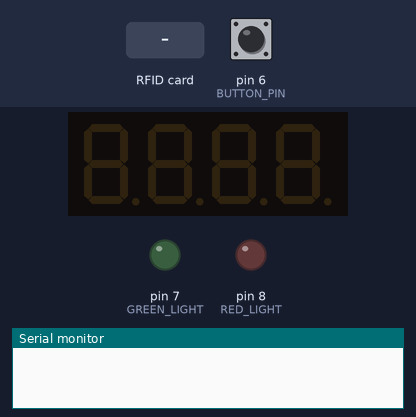
Bench run of a sketch on a simulated Arduino Uno, built with avr-gcc and run on an emulated ATmega328P. Shown: 4-digit seven-segment display, output pins drawn as LEDs (lit = HIGH), the last lines printed to the serial monitor. Dashed ring = blinking. Inputs (shaded band) come from the test bench; at power-on: pin 6 (BUTTON_PIN) LOW. Pins used as bus, display or sensor lines are not drawn.

Above: at 1.2 s.
1.3 s: pin 6 (BUTTON_PIN) pulled HIGH for 3.2 s
At 2.2 s:
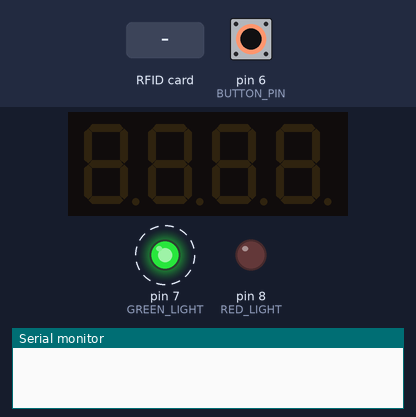
6.0 s: RFID card 12 34 98 0D held to the reader
7.5 s: RFID card 12 34 98 0D held to the reader
At 8.2 s:
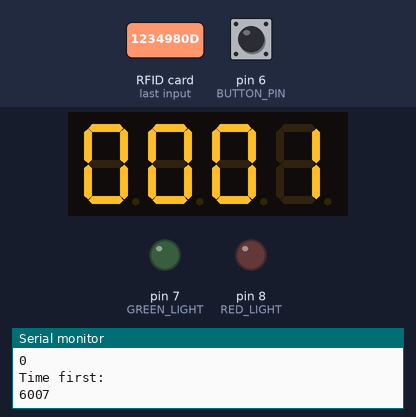
10.5 s: pin 6 (BUTTON_PIN) pulled HIGH for 3.2 s
At 13.4 s:
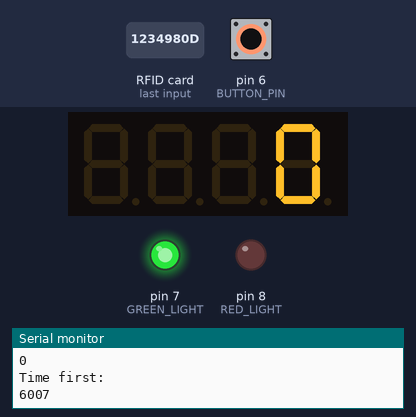
Timing chart, 0 to 15.1 s (numbered marks = the images above; inputs shaded):
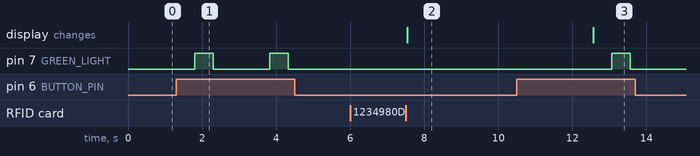

Measured:
- after the input at 1.3 s, pin 7 (GREEN_LIGHT): alternates HIGH for 0.50 s and LOW for 1.5 s, starting after 0.50 s
- after the input at 7.5 s, the display: changes after 0.05 s (image 2)
- after the input at 10.5 s, pin 7 (GREEN_LIGHT): LOW → HIGH after 2.6 s, → LOW 0.50 s later

The sketch:

RFID_FINAL.ino
```cpp
#include "SPI.h"
#include "MFRC522.h"
#include <TM1637Display.h>

#define SS_PIN 10
#define RST_PIN 9
#define RED_LIGHT 8
#define GREEN_LIGHT 7
#define BUTTON_PIN 6
#define LIGHTS_TIME 500


const int CLK = 4; //Set the CLK pin connection to the display
const int DIO = 3 ; //Set the DIO pin connection to the display
long minute = 60000; // 60000 milliseconds in a minute
long second =  1000; // 1000 milliseconds in a second

int buttonState = 0;
unsigned long startTimeFirst = 0;
unsigned long startTimeSecond = 0;
int carsCount = 0;
int NumStep =0;

TM1637Display display(CLK, DIO);
MFRC522 rfid(SS_PIN, RST_PIN);

MFRC522::MIFARE_Key key;

void setup() {
  Serial.begin(9600);
  SPI.begin();
  pinMode(RED_LIGHT, OUTPUT);
  pinMode(GREEN_LIGHT, OUTPUT);
  pinMode(BUTTON_PIN, INPUT);
  rfid.PCD_Init();
  //set the diplay to maximum brightness
  display.setBrightness(0x0a);
}

void loop() {
  buttonState = digitalRead(BUTTON_PIN);
  blinkLight(buttonState);

  if (!rfid.PICC_IsNewCardPresent() || !rfid.PICC_ReadCardSerial())
    return;

   MFRC522::PICC_Type piccType = rfid.PICC_GetType(rfid.uid.sak);

  // Check is the PICC of Classic MIFARE type
  if (piccType != MFRC522::PICC_TYPE_MIFARE_MINI &&
    piccType != MFRC522::PICC_TYPE_MIFARE_1K &&
    piccType != MFRC522::PICC_TYPE_MIFARE_4K) {
    Serial.println(F("Your tag is not of type MIFARE Classic."));
    return;
  }

  String strID = getRFID();
  Serial.println("Time first:");
  Serial.println(startTimeFirst);
  onCardChecked("12:34:98:0D", startTimeFirst, strID, carsCount);
  onCardChecked("E5:81:F7:C2", startTimeSecond, strID, carsCount);

  rfid.PICC_HaltA();
  rfid.PCD_StopCrypto1();
}

// Get ID of checked card
String getRFID() {
   String strID = "";
   for (byte i = 0; i < 4; i++) {
     strID +=
    (rfid.uid.uidByte[i] < 0x10 ? "0" : "") +
    String(rfid.uid.uidByte[i], HEX) +
    (i!=3 ? ":" : "");
  }
  strID.toUpperCase();
  return strID;
}

//rfid is checked
void onCardChecked(String ID,unsigned long& parkingTime, String& strID, int& carsCount) {
  if (strID.indexOf(ID) >= 0) {
    if (parkingTime == 0) {
       carsCount ++;
       parkingTime = millis();
    } else {
      showTime(parkingTime);
      parkingTime = 0;
      carsCount = carsCount -1;
    }
    strID = "";
  }
}

//Checking for parking availability
void blinkLight(int buttonState) {
   if (buttonState == HIGH) {
    // no places in parking lot
    if( carsCount > 1) {
        delay(LIGHTS_TIME);
        digitalWrite(RED_LIGHT, HIGH);
        delay(LIGHTS_TIME);
        digitalWrite(RED_LIGHT, LOW);
      }
     // there is place
     else {
        delay(LIGHTS_TIME);
        digitalWrite(GREEN_LIGHT, HIGH);
        delay(LIGHTS_TIME);
        digitalWrite(GREEN_LIGHT, LOW);
      }
     delay(1000);
  }
}

void showTime(unsigned long startTime) {
  unsigned long endTime = millis();
  unsigned long parkingTime = endTime - startTime;
  int minutes = parkingTime / minute ;
  int seconds = (parkingTime % minute) / second;
  display.showNumberDec(minutes,true,2,0);
  display.showNumberDec(seconds,true,2,2);
  delay(5000);
  display.showNumberDec(0);
}
```
